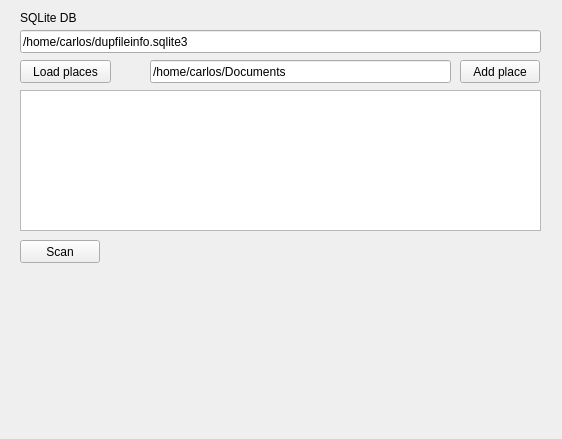
<?xml version="1.0" encoding="UTF-8"?>
<ui version="4.0">
 <class>MainWindow</class>
 <widget class="QMainWindow" name="MainWindow">
  <property name="geometry">
   <rect>
    <x>0</x>
    <y>0</y>
    <width>562</width>
    <height>439</height>
   </rect>
  </property>
  <property name="windowTitle">
   <string>MainWindow</string>
  </property>
  <widget class="QWidget" name="centralWidget">
   <widget class="QLineEdit" name="ledit_db">
    <property name="geometry">
     <rect>
      <x>20</x>
      <y>30</y>
      <width>521</width>
      <height>23</height>
     </rect>
    </property>
    <property name="text">
     <string>/home/carlos/dupfileinfo.sqlite3</string>
    </property>
   </widget>
   <widget class="QLabel" name="label">
    <property name="geometry">
     <rect>
      <x>20</x>
      <y>10</y>
      <width>59</width>
      <height>15</height>
     </rect>
    </property>
    <property name="text">
     <string>SQLite DB</string>
    </property>
   </widget>
   <widget class="QPushButton" name="pbut_loadPlaces">
    <property name="geometry">
     <rect>
      <x>20</x>
      <y>60</y>
      <width>91</width>
      <height>23</height>
     </rect>
    </property>
    <property name="text">
     <string>Load places</string>
    </property>
   </widget>
   <widget class="QListView" name="lview_places">
    <property name="geometry">
     <rect>
      <x>20</x>
      <y>90</y>
      <width>521</width>
      <height>141</height>
     </rect>
    </property>
    <property name="editTriggers">
     <set>QAbstractItemView::NoEditTriggers</set>
    </property>
   </widget>
   <widget class="QLineEdit" name="ledit_newPlace">
    <property name="geometry">
     <rect>
      <x>150</x>
      <y>60</y>
      <width>301</width>
      <height>23</height>
     </rect>
    </property>
    <property name="text">
     <string>/home/carlos/Documents</string>
    </property>
   </widget>
   <widget class="QPushButton" name="pbut_addPlace">
    <property name="geometry">
     <rect>
      <x>460</x>
      <y>60</y>
      <width>80</width>
      <height>23</height>
     </rect>
    </property>
    <property name="text">
     <string>Add place</string>
    </property>
   </widget>
   <widget class="QPushButton" name="pbut_scan">
    <property name="geometry">
     <rect>
      <x>20</x>
      <y>240</y>
      <width>80</width>
      <height>23</height>
     </rect>
    </property>
    <property name="text">
     <string>Scan</string>
    </property>
   </widget>
  </widget>
 </widget>
 <layoutdefault spacing="6" margin="11"/>
 <resources/>
 <connections/>
</ui>
